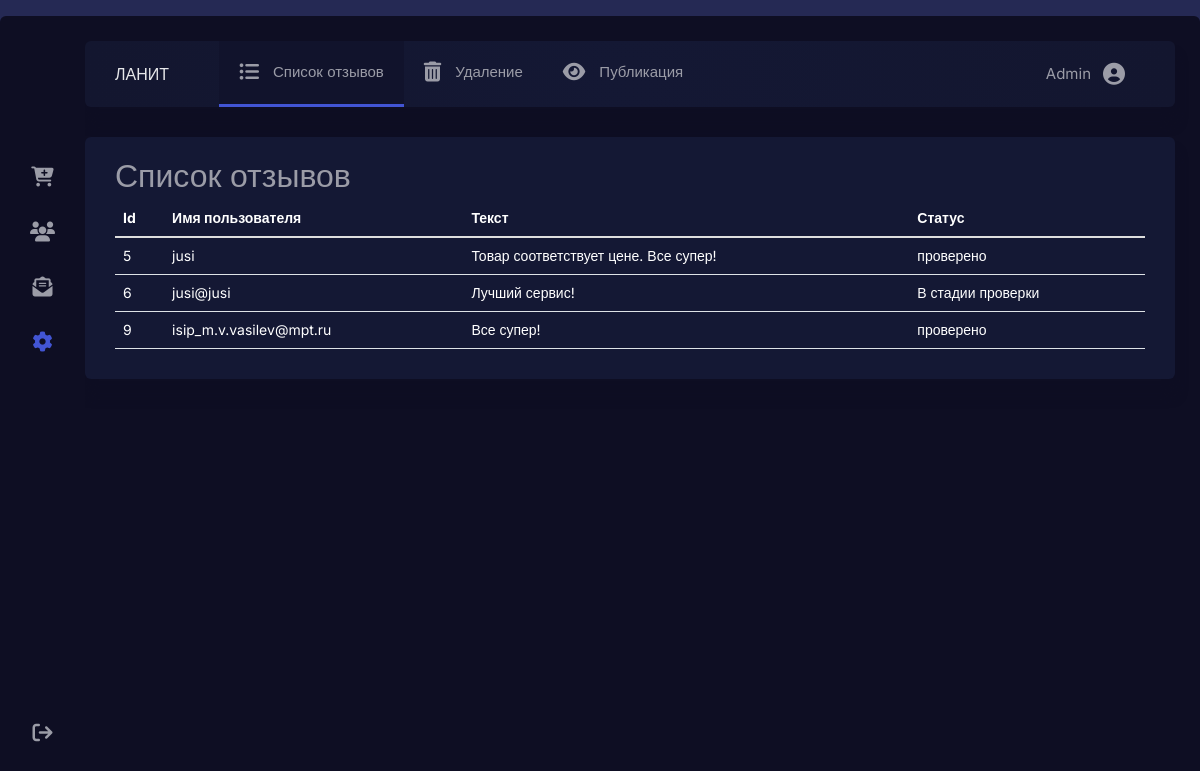
The app's page /cabinet/admin/rewiew.php (signed in) with its own data.
### tables this page shows
CREATE TABLE `reviews` (
  `id` int(11) NOT NULL,
  `text` text NOT NULL,
  `status` text NOT NULL DEFAULT 'В стадии проверки',
  `username` text NOT NULL
);

### cabinet/admin/request.php (called while the page is built, shortened)
<?php
    $host="localhost";
    $user="root";
    $pass="";
    $dbname="lanit";
    $conn=mysqli_connect($host, $user ,$pass, $dbname);
    function rev(){
        global $conn;
        $rv = $conn->query("SELECT * FROM `reviews`");
        return $rv;
        }
        $rv =  rev();
    ?>

### cabinet/admin/rewiew.php (the view, shortened to what this page needs)
<?php
require_once 'request.php';
?>
<!DOCTYPE html>
<html lang="en" >
<head>
  <link rel='stylesheet' href='//maxcdn.bootstrapcdn.com/bootstrap/3.3.5/css/bootstrap.min.css'>
  <link rel='stylesheet' href='//cdnjs.cloudflare.com/ajax/libs/bootstrap-table/1.10.0/bootstrap-table.min.css'>
  <link rel='stylesheet' href='//rawgit.com/vitalets/x-editable/master/dist/bootstrap3-editable/css/bootstrap-editable.css'>
  <link href="https://cdn.jsdelivr.net/npm/bootstrap@5.1.3/dist/css/bootstrap.min.css" rel="stylesheet">
  <link rel="stylesheet" href="https://cdnjs.cloudflare.com/ajax/libs/normalize/5.0.0/normalize.min.css">
  <link rel="stylesheet" href="https://cdnjs.cloudflare.com/ajax/libs/font-awesome/6.1.1/css/all.min.css" />
  <link rel="stylesheet" href="./style.css">
</head>
<body>
<div class="wrapper">
  <div class="left-side">
    <a href="index.php">
        <i class="fa-solid fa-cart-plus"></i>
    </a>
    <a href="users.php">
        <i class="fa-solid fa-users"></i>
    </a>
    <a  href="message.php">
        <i class="fa-solid fa-envelope-open-text"></i>
    </a>
    <a href="rewiew.php">
        <i class="fa-solid fa-gear active"></i>
    </a>
    <a class="mt-auto" href="../logout.php">
        <i class="fa-solid fa-arrow-right-from-bracket"></i>
    </a>
  </div>
  <div class="main-container">
    <div class="header">
    <a href="../../index.php"><div class="logo">ЛАНИТ</div></a>
    <a class="header-link active" href="product-ul.php">
      <i class="fa-solid fa-list-ul"></i>
      Список отзывов
    </a>
    <a class="header-link" href="review-del.php">
        <i class="fa-solid fa-trash-can"></i>
        Удаление
    </a>
    <a class="header-link" href="review-pub.php">
      <i class="fa-solid fa-eye"></i>
        Публикация
    </a>
    <div class="user-info">
    <div class="user-name">Admin</div>
      <i class="fa-solid fa-circle-user profile"></i>
    </div>
  </div>
  <div class="main">
      <h1>Список отзывов</h1>
    <table class="table text-white table__custom" id="table"
			 data-toggle="table"
			 data-search="true"
			 data-filter-control="true"
			 data-show-export="true"
			 data-click-to-select="true"
			 data-toolbar="#toolbar">
       <thead>
            <tr>
            <th scope="col" data-field="id" data-filter-control="input" data-sortable="true">Id</th>
            <th scope="col" data-field="name" data-filter-control="input" data-sortable="true">Имя пользователя</th>
            <th scope="col" data-field="date" data-filter-control="input" data-sortable="true">Текст</th>
            <th scope="col" data-field="email" data-filter-control="select" data-sortable="true">Статус</th>
            </tr>
        </thead>
        <tbody>
            <?php foreach ($rv as $rev) : ?>
                <tr>
                <td><?= $rev['id'];?></td>
                <td><?= $rev['username'];?></td>
                <td><?= $rev['text'];?></td>
                <td><?= $rev['status'];?></td>
                </tr>
            <?php endforeach; ?>
        </tbody>
    </table>
  </div>
 </div>
</body>
</html>

### cabinet/admin/style.css (style rules this page uses)
:root { --delay: 0s; }
* { outline: none; box-sizing: border-box; }
html { box-sizing: border-box; -webkit-font-smoothing: antialiased; }
body { font-family: "Inter", sans-serif; background-color: #252954; color: #9b9ca7!important; }
a { color: #9b9ca7!important; }
.wrapper { max-width: 1600px; background-color: #0e0e23; display: flex; height: 96vh; margin: 2vh auto; border-radius: 6px; overflow: hidden; }
.left-side { padding: 117px 30px 40px; display: flex; flex-direction: column; flex-shrink: 0; align-items: center; -webkit-animation: left 1s var(--delay) both; animation: left 1s var(--delay) both; }
.left-side a { margin-top: 34px; }
.left-side a .fa-solid { font-size: 20px; cursor: pointer; }
.left-side a .active, .left-side i:hover { transition: 0.2s; color: #4255d4; }
.mt-auto { margin-top: auto!important; }
.main { box-shadow: 0 16px 12px #0e0e23; background: #141834; margin: 30px 0; border-radius: 6px; padding: 20px 30px; }
.main-container { display: flex; flex-direction: column; flex-grow: 1; padding: 25px; overflow: auto; padding-left: 0; }
.header { background: #141834; background: radial-gradient(circle, #141834 0%, #13162f 100%); box-shadow: 0 16px 12px #0e0e23; width: 100%; padding: 0 30px; -webkit-animation: top 1s both; animation: top 1s both; display: flex; align-items: center; border-radius: 6px; font-size: 15px; white-space: nowrap; position: sticky; top: 0; left: 0; z-index: 10; }
.header:before { content: ""; width: 100%; height: 25px; position: absolute; top: -25px; left: 0; background-color: #0e0e23; }
.header-link { color: #9b9ca7; text-decoration: none; display: flex; align-items: center; padding: 20px; transition: 0.3s; border-bottom: 3px solid transparent; transition: 0.3s; }
.header-link i { font-size: 20px; margin-right: 14px; }
.header-link.active, .header-link:hover { background: #11132c; border-bottom: 3px solid #4255d4; }
.logo { padding: 20px 50px 20px 0; font-size: 16px; color: #e7e8ea; }
a { text-decoration: none!important; }
.user-info { margin-left: auto; display: flex; align-items: center; }
.user-info .profile { margin: 0 20px 0 12px; font-size: 22px; }
.table__custom { font-size: 14px!important; }
h1 { font-size: 32px!important; }
@media screen and (max-width: 1500px) { .wrapper { max-width: 1200px; } }

### records on screen
reviews: id "5", username "jusi", text "Товар соответствует цене. Все супер!", status "проверено"
reviews: id "6", username "jusi@jusi", text "Лучший сервис!", status "В стадии проверки"
reviews: id "9", username "isip_m.v.vasilev@mpt.ru", text "Все супер!", status "проверено"
